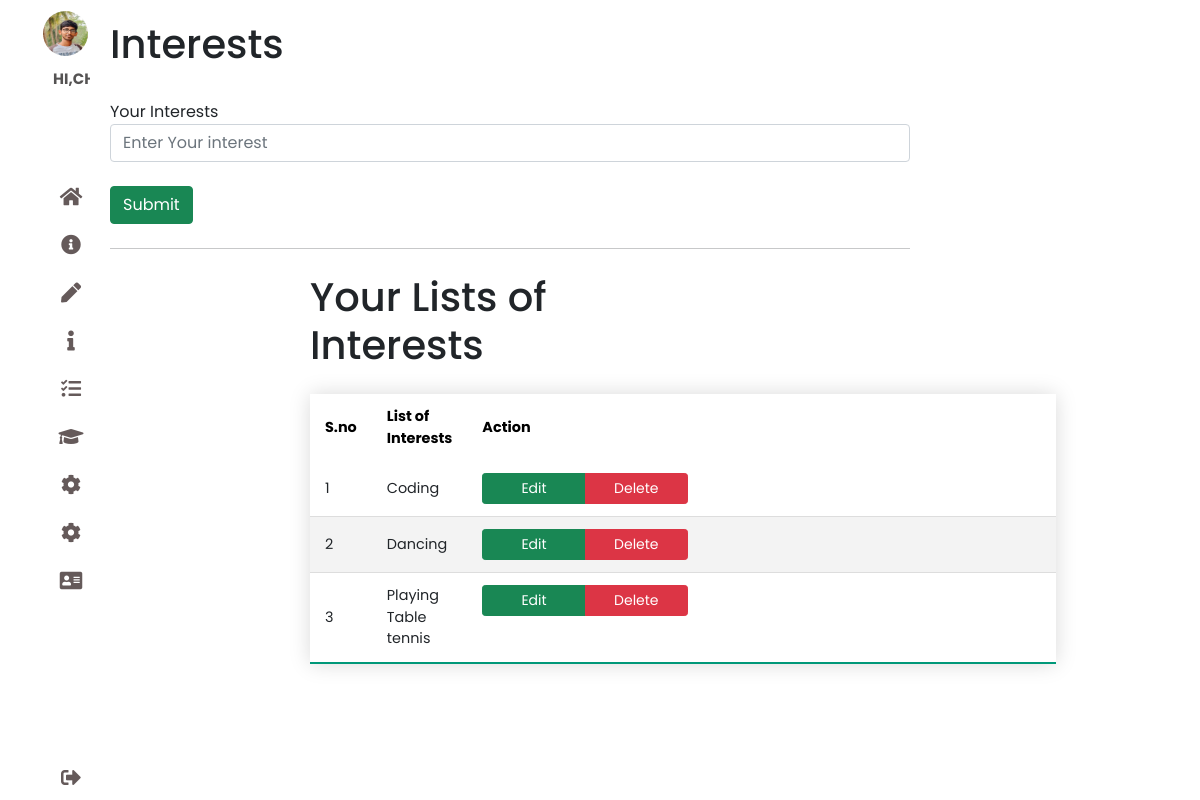
Screenshot of /interests.php (signed in) with the database file from the repository.
### tables this page shows
CREATE TABLE `about` (
  `id` int(11) NOT NULL,
  `uuid` varchar(255) NOT NULL,
  `about_us` varchar(255) NOT NULL,
  `about_title` varchar(255) NOT NULL,
  `about_subtitle` varchar(255) NOT NULL,
  `profile_pic` text NOT NULL,
  `about_desc` varchar(255) NOT NULL
);

CREATE TABLE `interests` (
  `id` int(11) NOT NULL,
  `uuid` varchar(255) NOT NULL,
  `title` varchar(255) NOT NULL
);

### interests.php (the view, shortened to what this page needs)
<?php
include("includes/header.php");
?>
<section class="main">
  <div class="main-top">
    <h1>Interests</h1>
    <br>
    <form action="data.php" method="post" autocomplete="off">
      <div class="form-group">
        <label for="title">Your Interests</label>
        <input class="form-control" type="text" name="title" id="title" placeholder="Enter Your interest" Required>
      </div><br>
      <button class="btn btn-success">Submit</button>
    </form>
  </div><br>
  <hr class="bg-dark m-auto">
  <div class="main-top w-50 m-auto my-4">
    <h1>Your Lists of Interests</h1>
    <div id="lists">
      <table class="styled-table">
        <thead>
          <tr>
            <th scope="col" name="id">S.no</th>
            <th scope="col">List of Interests</th>
            <th>Action</th>
          </tr>
        </thead>
        <tbody>
          <?php
          include 'database.php';
          $sql = "SELECT * FROM interests WHERE uuid = '$uuid'";
          $result = mysqli_query($conn, $sql);
          if ($result) {
            while ($row = mysqli_fetch_assoc($result)) {
              $id = $row['id'];
              $title = $row['title'];
          ?>
              <tr>
                <td><?php echo $id ?></td>
                <td><?php echo $title  ?></td>
                <td class="btn-group">
                  <a class="btn btn-success btn-sm" href="edit.php?id=<?php echo $id ?>" role="button">Edit</a>
                  <a class="btn btn-danger btn-sm" href="delete.php?id=<?php echo $id ?>" role="button">Delete</a>
                </td>
              </tr>
          <?php
            }
          }
          ?>
        </tbody>
      </table>
    </div>
  </div>
</section>
</body>
</html>

### header.php (shortened to what this page needs)
<?php
require_once('conn.php');
$uuid = $_SESSION['id'];
$selectabt = "SELECT * FROM about WHERE uuid='$uuid'";
$abt = mysqli_query($conn, $selectabt);
?>
<!DOCTYPE html>
<html lang="en">
<head>
    <link rel="stylesheet" href="css/style.css" />
    <link rel="stylesheet" href="https://cdnjs.cloudflare.com/ajax/libs/font-awesome/5.15.4/css/all.min.css" />
    <link href="https://cdn.jsdelivr.net/npm/bootstrap@5.1.3/dist/css/bootstrap.min.css" rel="stylesheet" />
</head>
<body>
    <div class="imp-container">
        <nav>
            <ul>
                <li>
                    <?php
                    if (mysqli_num_rows($abt) > 0) {
                        while ($row = mysqli_fetch_array($abt)) {
                    ?>
                            <a href="#" class="logo">
                                <img src="imagesuploadedf/<?php echo $row['profile_pic']; ?>" />
                            <?php
                        }
                    } else {
                            ?>
                            <a href="#" class="logo">
                                <img src="" />
                            <?php
                        }
                            ?>
                            </a>
                </li>
                <li>
                    <a href="./MyResume/index.php" target="__blank" class="site">
                    </a>
                </li>
                <li>
                    <a href="index.php">
                        <i class="fas fa-home" aria-hidden="true"></i>
                    </a>
                </li>
                <li>
                    <a href="about.php">
                        <i class="fas fa-info-circle" aria-hidden="true"></i>
                    </a>
                </li>
                <li>
                    <a href="interests.php">
                        <i class="fas fa-solid fa-pen"></i>
                    </a>
                </li>
                <li>
                    <a href="Personal_info.php">
                        <i class="fas fa-info" aria-hidden="true"></i>
                    </a>
                </li>
                <li>
                    <a href="project.php">
                        <i class="fas fa-tasks"></i>
                    </a>
                </li>
                <li>
                    <a href="education.php">
                        <i class="fas fa-graduation-cap"></i>
                    </a>
                </li>
                <li>
                    <a href="skills.php">
                        <i class="fas fa-cog"></i>
                    </a>
                </li>
                <li>
                    <a href="socialmedia.php">
                        <i class="fas fa-cog"></i>
                    </a>
                </li>
                <li>
                    <a href="contact.php">
                        <i class="fas fa-solid fa-address-card"></i>
                    </a>
                </li>
                <li>
                    <a href="logout.php" class="logout">
                        <i class="fas fa-sign-out-alt"></i>
                    </a>
                </li>
            </ul>
        </nav>

### style.css (style rules this page uses)
* { margin: 0; padding: 0; outline: none; border: none; text-decoration: none; box-sizing: border-box; font-family: "Poppins", sans-serif; }
body { background: rgb(226, 226, 226); }
nav { position: sticky; top: 0; bottom: 0; height: 100vh; left: 0; width: 90px; background: #fff; overflow: hidden; transition: 1s; }
.logo { display: flex; flex-direction: column; margin: 7px 0 0 7px; padding-bottom: 3rem; }
.logo img { width: 45px; height: 45px; border-radius: 50%; }
a { position: relative; width: 280px; font-size: 14px; color: rgb(85, 83, 83) !important; display: table; padding: 4px; text-decoration: none !important; }
nav .fas { position: relative; width: 70px; height: 40px; top: 12px; font-size: 20px; text-align: center; color: rgba(45, 30, 30, 0.734); }
ul { list-style: none; }
.logout { position: absolute; bottom: 0; }
.imp-container { display: flex; }
.main { position: relative; padding: 20px; width: 70%; }

### interests.php (style rules this page uses)
.styled-table { border-collapse: collapse; margin: 25px 0; font-size: 0.9em; font-family: sans-serif; min-width: 200px !important; width: 50%; box-shadow: 0 0 20px rgba(0, 0, 0, 0.15); }
.styled-table thead tr { color: black; text-align: left; }
.styled-table th, .styled-table td { padding: 12px 15px; }
.styled-table tbody tr { border-bottom: 1px solid #dddddd; }
.styled-table tbody tr:nth-of-type(even) { background-color: #f3f3f3; }
.styled-table tbody tr:last-of-type { border-bottom: 2px solid #009879; }
.btn-group { width: 40%; }
.btn { color: white !important; }

### rows the page displays
about: profile_pic (picture)
interests: id "1", title "Coding"
interests: id "2", title "Dancing"
interests: id "3", title "Playing Table tennis"
